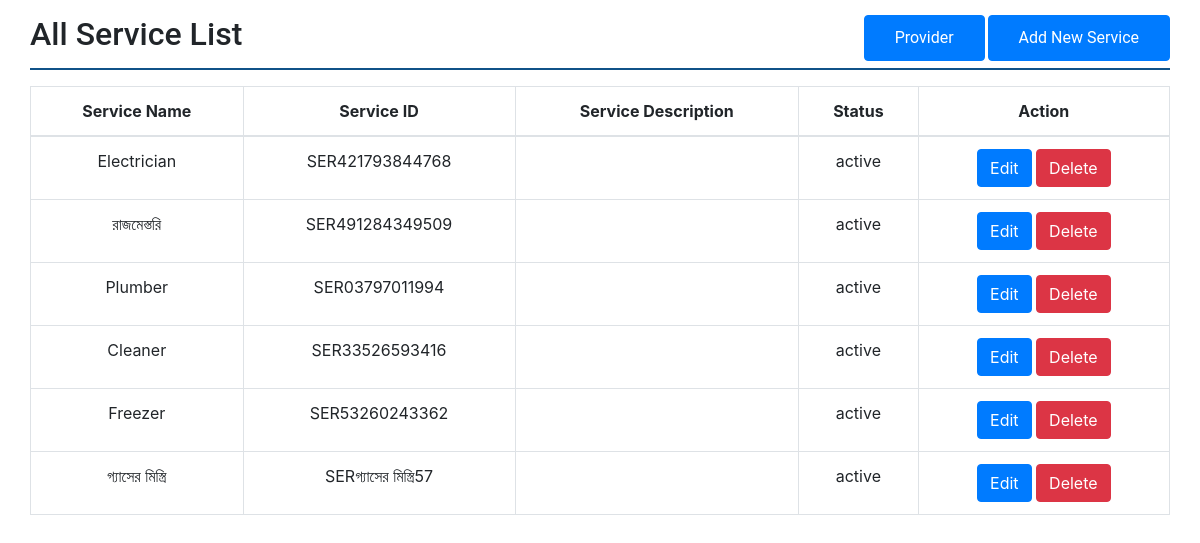
Page /services/services.php (signed in) on the committed database.
### tables this page shows
CREATE TABLE `services` (
  `id` int(10) UNSIGNED NOT NULL,
  `service_name` varchar(190) NOT NULL,
  `service_id` varchar(50) NOT NULL,
  `service_slug` varchar(190) NOT NULL,
  `service_description` text,
  `service_status` varchar(45) NOT NULL DEFAULT 'active'
);

### database/database.php (called while the page is built, shortened)
<?php
class Database{
	public $host   = DB_HOST;
	public $user   = DB_USER;
	public $pass   = DB_PASS;
	public $dbname = DB_NAME;
	public $link;
	private function connectDB(){
		$this->link = new mysqli($this->host, $this->user, $this->pass, $this->dbname);
		$this->link->set_charset('utf8');
	}
	public function select($query){
		$result = $this->link->query($query) or die($this->link->error.__LINE__);
		if ($result->num_rows > 0) {
			return $result;
		}
	}
}
?>

### services/services.php (the view, shortened to what this page needs)
<!DOCTYPE html>
<html>
<head>
    <link rel="stylesheet" type="text/css" media="screen" href="../css/style.css">
    <link rel="stylesheet" href="../vendor/bootstrap/css/bootstrap.min.css">
    <link rel="stylesheet" href="css/style.css">
</head>
<body>
	<?php
	include("../database/database.php");
	$db = new Database();
	$query = "SELECT * FROM `services`";
	$read = $db->select($query);
	?>
	<div id="main-content">
        <div class="container">
            <div class="row">
                <div class="content-all">
                	<h2>All Service List <button class="btn btn-primary"><a href="services_insert.php" style="color: #fff; text-decoration: none">Add New Service</a></button><button class="btn btn-primary" style="margin-right: 3px;"><a href="../service_provider/show_provider.php" style="color: #fff; text-decoration: none">Provider</a></button></h2>
					<table class="table table-bordered mt-3 table-hover text-center">
						<thead>
			                <tr>
			                    <th>Service Name</th>
			                    <th>Service ID</th>
			                    <th>Service Description</th>
			                    <th>Status</th>
			                    <th colspan="2">Action</th>
			                </tr>
			            </thead>
			            <tbody style="text-align: center;">
							<?php if ($read){
							 while ($row = $read->fetch_assoc()) { ?>
							<tr>
								<td><?php echo $row['service_name']; ?></td>
								<td><?php echo $row['service_id']; ?></td>
								<td><?php echo $row['service_description']; ?></td>
								<td><?php echo $row['service_status']; ?></td>
								<td>
									<a href="service_update.php?id=<?php echo $row['id']?>" class="btn btn-primary">Edit</a>
									 <a href="service_delete.php?id=<?php echo $row['id']?>" onclick = "return confirm('Are u sure to delete')" class="btn btn-danger">Delete</a>
								</td>
							</tr>
							<?php }
						 }else { ?>
							<p>Data is not avaiable</p>
						<?php } ?>
			            </tbody>
					</table>
				</div>
            </div>
        </div>
    </div>
</body>
</html>

### css/style.css (style rules this page uses)
*, *::before, *::after { margin: 0; padding: 0; box-sizing: border-box; }
.content-all { width: 100%; }
.content-all h2 { padding: 15px 0; font-family: roboto; border-bottom: 2px solid #105288; }
button.btn.btn-primary { padding: 10px 30px; text-align: center; float: right; }

### rows in the picture
services: service_name "Electrician", service "SER421793844768", service_status "active"
services: service_name "রাজমেস্তরি", service "SER491284349509", service_status "active"
services: service_name "Plumber", service "SER03797011994", service_status "active"
services: service_name "Cleaner", service "SER33526593416", service_status "active"
services: service_name "Freezer", service "SER53260243362", service_status "active"
services: service_name "গ্যাসের মিস্ত্রি", service "SERগ্যাসের মিস্ত্রি57", service_status "active"
